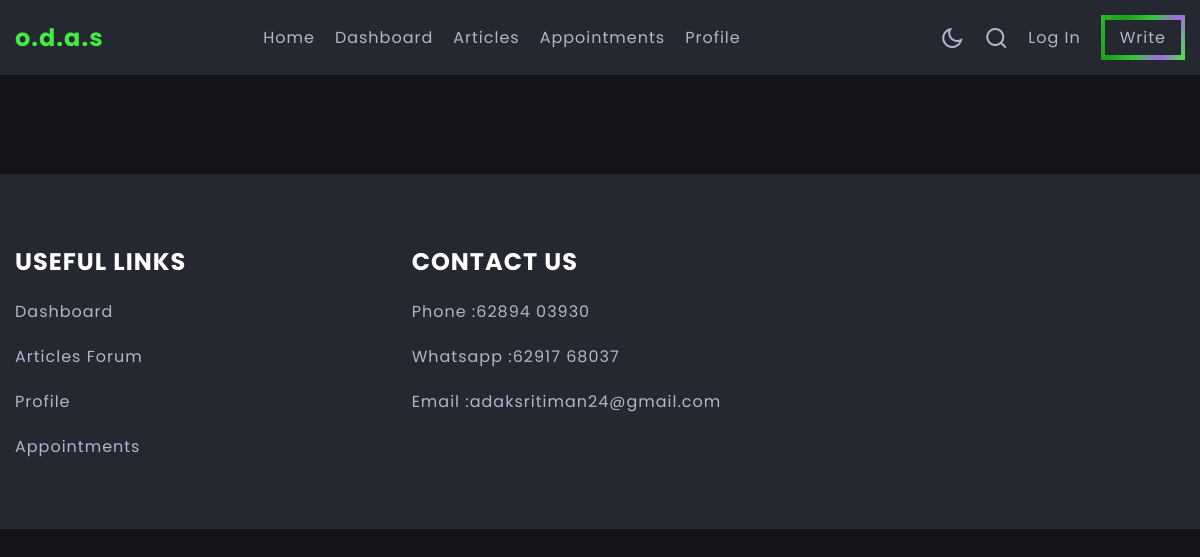
/articles/results/, run on an earlier commit of the app's database.
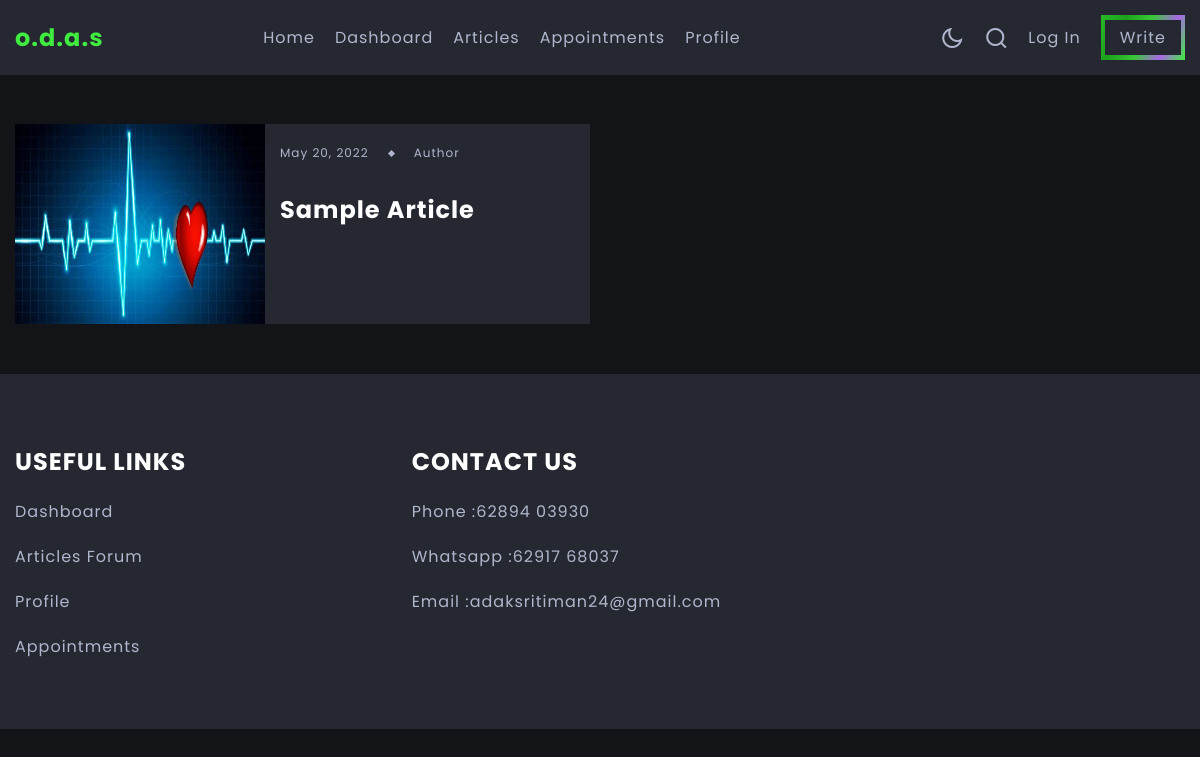
And on a later commit of the database.
### article/models.py (models this page shows, shortened)
class Article(models.Model):
    author = models.ForeignKey(Doctor, on_delete=models.CASCADE)
    title=models.CharField(max_length=100)
    upload_date=models.DateField(auto_now_add=True)
    image = models.ImageField(upload_to='blogs/%Y/%m/%d/', default='heart.jpg')
    blog=models.TextField(max_length=6500)

### article/views.py (the view)
# urls.py: path('results/', views.results, name='results'),
def results(request):
    articles_list=Article.objects.order_by("-upload_date")
    return render(request, 'article/results.html', {'articles':articles_list})

### article/templates/article/results.html (shortened to what this page needs)
{% extends 'article/base1.html' %}
{% load static %}
{% block content %}
<section class="result-posts section section-header-offset">
    <div class="container">
        <div class="results-grid-wrapper d-grid">
            {% for article in articles %}
                <a href="{% url 'read_article' article.id %}" class="article d-grid">
                    <div class="results-image-wrapper">
                        <img src="{{article.image.url}}" alt="Couldn\'t load image">
                    </div>
                    <div class="article-data-container">
                        <div class="article-data">
                            <span>{{article.upload_date}}</span>
                            <span class="article-data-spacer"></span>
                            <span>Author</span>
                        </div>
                        <h3 class="title article-title">{{article.title}}</h3>
                    </div>
                </a>
            {% endfor %}
        </div>
    </div>
</section>
{% endblock content %}

What changed in the data, as far as the page shows it:
added Article: image (picture), upload_date "May 20, 2022", title "Sample Article"
